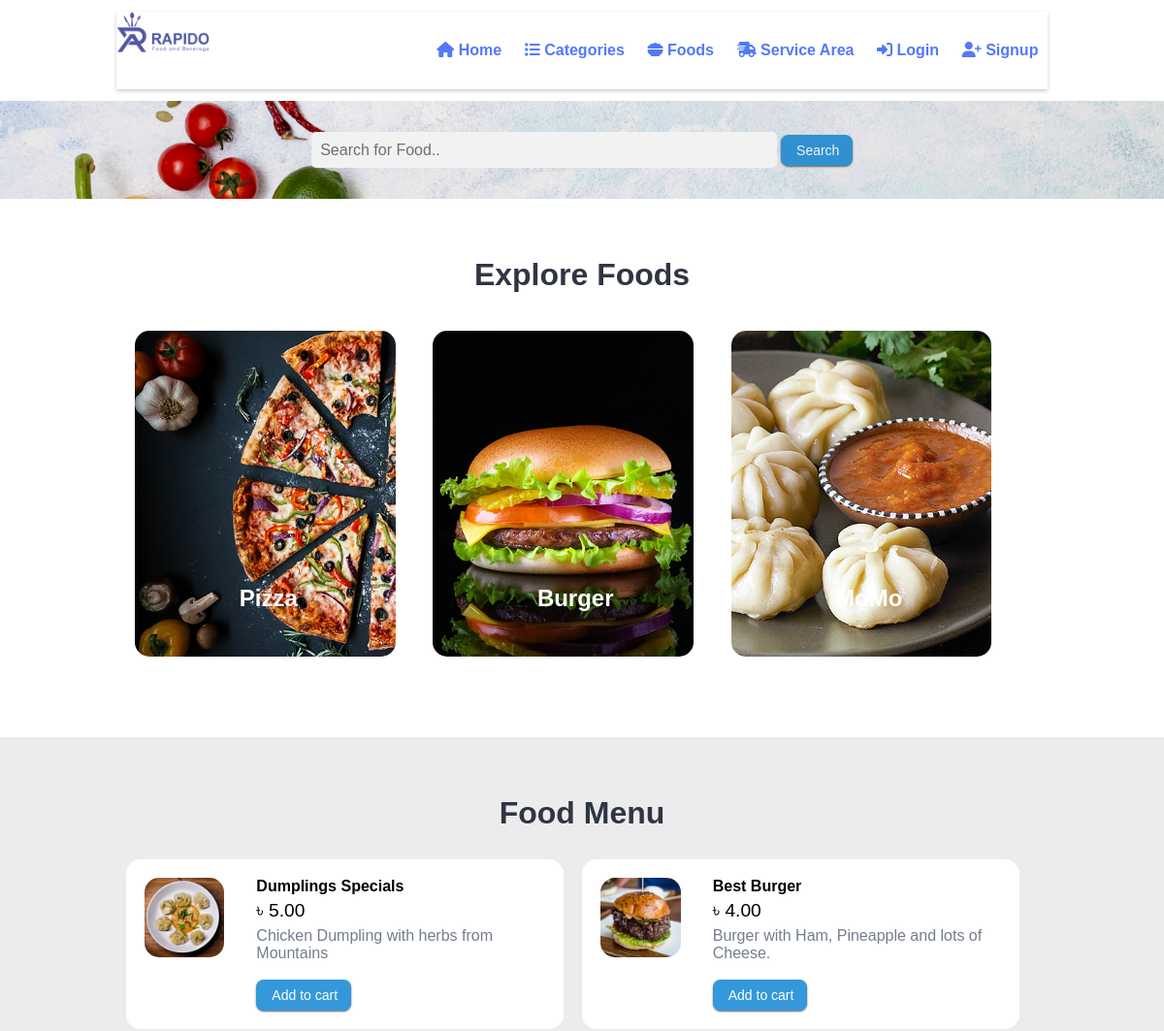
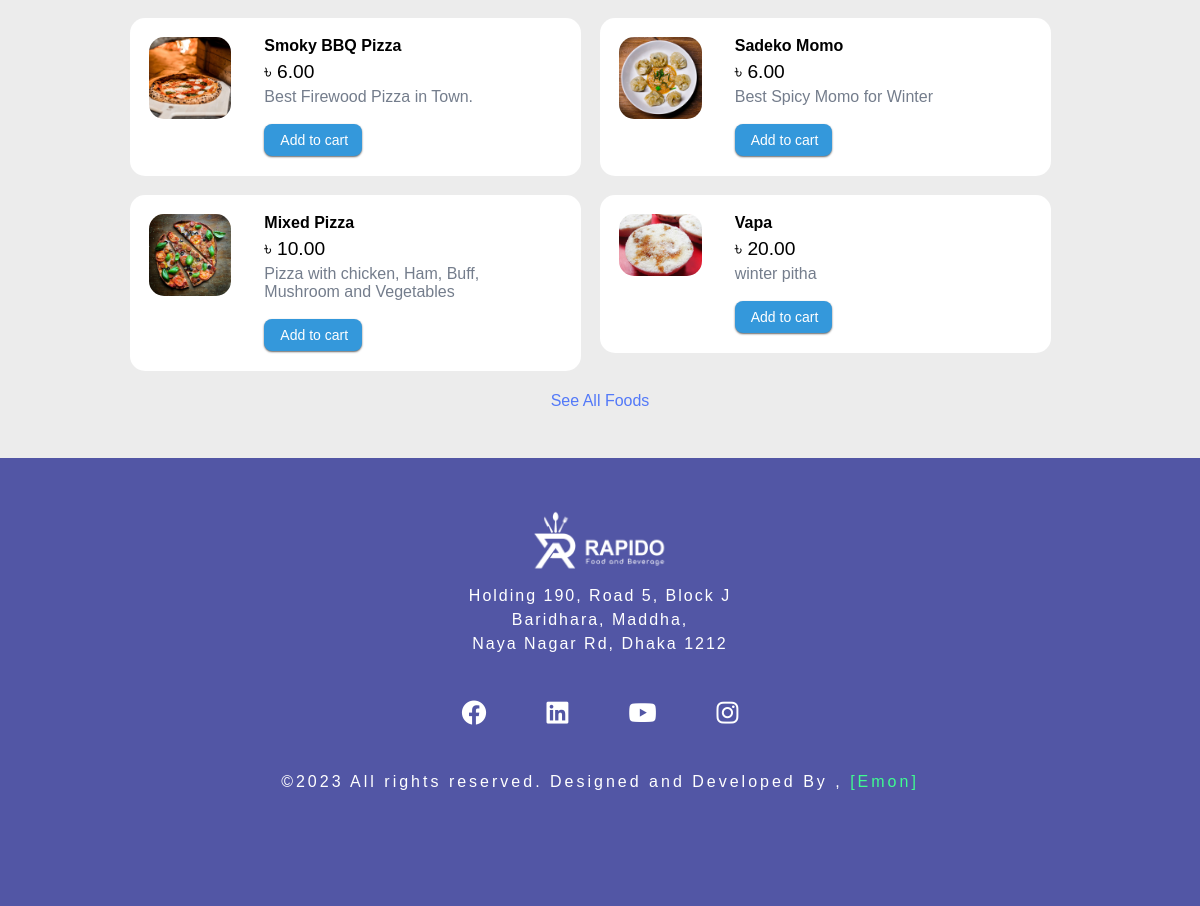
The page / on the database its author committed (2 pictures, top to bottom).
### tables this page shows
CREATE TABLE `tbl_category` (
  `id` int(10) unsigned NOT NULL AUTO_INCREMENT,
  `title` varchar(100) NOT NULL,
  `image_name` varchar(255) NOT NULL,
  `featured` varchar(10) NOT NULL,
  `active` varchar(10) NOT NULL,
  PRIMARY KEY (`id`)
);

CREATE TABLE `tbl_food` (
  `id` int(10) unsigned NOT NULL AUTO_INCREMENT,
  `title` varchar(100) NOT NULL,
  `description` text NOT NULL,
  `price` decimal(10,2) NOT NULL,
  `image_name` varchar(255) NOT NULL,
  `category_id` int(10) unsigned NOT NULL,
  `featured` varchar(10) NOT NULL,
  `active` varchar(10) NOT NULL,
  PRIMARY KEY (`id`)
);

### index.php (the view, shortened to what this page needs)
<?php include('partials-front/menu.php');  ?>
<section class="food-search text-center">
    <div class="container">
        <form action="<?php echo SITEURL; ?>food-search.php" method="POST">
            <input type="search" name="search" placeholder="Search for Food.." required>
            <input type="submit" name="submit" value="Search" class="btn btn-primary">
        </form>
    </div>
</section>
<section class="categories">
    <div class="container">
        <h2 class="text-center">Explore Foods</h2>
        <?php
            $sql = "SELECT * FROM tbl_category WHERE active='Yes' AND featured='Yes' LIMIT 3";
            $res = mysqli_query($conn, $sql);
            $count = mysqli_num_rows($res);
            if($count>0)
            {
                while($row=mysqli_fetch_assoc($res))
                {
                    $id = $row['id'];
                    $title = $row['title'];
                    $image_name = $row['image_name'];
                    ?>
                    <a href="<?php echo SITEURL; ?>category-foods.php?category_id=<?php echo $id; ?>">
                        <div class="box-3 float-container">
                            <?php
                                if($image_name=="")
                                {
                                    echo "<div class='error'>Image not Available</div>";
                                }
                                else
                                {
                                    ?>
                                    <img src="<?php echo SITEURL; ?>images/category/<?php echo $image_name; ?>" alt="Pizza" class="img-responsive img-curve">
                                    <?php
                                }
                            ?>
                            <h3 class="float-text explore_text"><?php echo $title; ?></h3>
                        </div>
                    </a>
                    <?php
                }
            }
            else
            {
                echo "<div class='error'>Category not Added.</div>";
            }
        ?>
    </div>
</section>
<section class="food-menu">
    <div class="container">
        <h2 class="text-center">Food Menu</h2>
        <?php
        $sql2 = "SELECT * FROM tbl_food WHERE active='Yes' AND featured='Yes' LIMIT 6";
        $res2 = mysqli_query($conn, $sql2);
        $count2 = mysqli_num_rows($res2);
        if($count2>0)
        {
            while($row=mysqli_fetch_assoc($res2))
            {
                $title = $row['title'];
                $price = $row['price'];
                $description = $row['description'];
                $image_name = $row['image_name'];
                ?>
            <form method="POST">
                <div class="food-menu-box">
                    <div class="food-menu-img">
                        <?php
                            if($image_name=="")
                            {
                                echo "<div class='error'>Image not available.</div>";
                            }
                            else
                            {
                                ?>
                                <img src="<?php echo SITEURL; ?>images/food/<?php echo $image_name; ?>" alt="Chicke Hawain Pizza" class="img-responsive img-curve">
                                <?php
                            }
                        ?>
                    </div>
                    <div class="food-menu-desc">
                        <h4><?php echo $title; ?></h4>
                        <p class="food-price">৳ <?php echo $price; ?></p>
                        <p class="food-detail">
                            <?php echo $description; ?>
                        </p>
                        <br>
                        <input type="submit" name="add_to_card" value="Add to cart" class="btn btn-primary">
                    </div>
                </div>
            </form>
                <?php
            }
        }
        else
        {
            echo "<div class='error'>Food not available.</div>";
        }
        ?>
    </div>
    <p class="text-center">
        <a href="http://localhost/food-order/foods.php">See All Foods</a>
    </p>
</section>
<?php include('partials-front/footer.php'); ?>

### partials-front/menu.php (shortened to what this page needs)
<?php include('config/constants.php');
  @$order_user =  $_SESSION['user-email'];
?>
<!DOCTYPE html>
<html lang="en">
<head>
    <link rel="stylesheet" href="css/style.css">
    <link rel="stylesheet" href="https://cdn.datatables.net/1.13.4/css/jquery.dataTables.min.css">
    <link rel="stylesheet" href=" https://cdn.datatables.net/rowreorder/1.3.3/css/rowReorder.dataTables.min.css">
    <link rel="stylesheet" href=" https://cdn.datatables.net/responsive/2.4.1/css/responsive.dataTables.min.css">
	<link rel="stylesheet" href="https://cdnjs.cloudflare.com/ajax/libs/font-awesome/6.4.0/css/all.min.css" />
</head>
<body>
    <section class="header_1">
        <div class="container">
            <div class="logo">
                <a href="#" title="Logo">
                    <img src="images/Rapido-Logo.png" alt="Restaurant Logo" class="img-responsive">
                </a>
            </div>
            <div class="menu text-right">
                <ul>
                    <li>
                        <a href="<?php echo SITEURL; ?>"> <i class="fa-solid fa-house"></i> Home</a>
                    </li>
                    <li>
                        <a href="<?php echo SITEURL; ?>categories.php"> <i class="fa-solid fa-list"></i> Categories</a>
                    </li>
                    <li>
                        <a href="<?php echo SITEURL; ?>foods.php"> <i class="fa-solid fa-bowl-food"></i> Foods</a>
                    </li>
                    <li>
                        <a href="<?php echo SITEURL; ?>service_area.php"> <i class="fa-solid fa-truck-fast"></i> Service Area</a>
                    </li>
                    <?php
                    if ($order_user) {
						$sql_for_name = "SELECT `last_name` FROM `customer_info` WHERE `cus_email`='$order_user'";
						$execute = mysqli_query($conn,$sql_for_name);
						$row = mysqli_fetch_assoc($execute);
						$last_name = $row['last_name'];
                    ?>
                        <li>
                            <a href=""> <i class="fa-solid fa-user"></i> <?php print $last_name ?>  </a>
                        </li>
						<li>
							<a href="logout.php"> <i class="fa-solid fa-right-from-bracket"></i> Logout</a>
						</li>
                    <?php
                    } else {
                    ?>
                        <li>
                            <a href="login.php"> <i class="fa-solid fa-right-to-bracket"></i> Login</a>
                        </li>
                        <li>
                            <a href="signup.php"> <i class="fa-solid fa-user-plus"></i> Signup</a>
                        </li>
                    <?php
                    }
                    ?>
                </ul>
            </div>
        </div>
    </section>

### partials-front/footer.php (shortened to what this page needs)
<footer>
        <section>
            <div class="custom-footer">
                <div class="address-text">
                    <a href="http://localhost/food-order/" title="Logo">
                    <img src="http://localhost/food-order/images/footer-logo.png" alt="Restaurant Logo" class="footer-logo-responsive">
                </a>
                    <p> Holding 190, Road 5, Block J</p>
                    <p>Baridhara, Maddha,</p>
                    <p>Naya Nagar Rd, Dhaka 1212</p>
                </div>
                <div class="company-socal-links">
                    <div class="social-links">
                        <p><b><a href="https://www.facebook.com/" target="_blank" class="socail-link"><i
                                        class="fa-brands fa-facebook"></i></a></b></p>
                        <p><b><a href="https://www.linkedin.com/" target="_blank" class="socail-link"><i
                                        class="fa-brands fa-linkedin"></i></a></b></p>
                        <p><b><a href="https://www.youtube.com/" target="_blank" class="socail-link"><i
                                        class="fa-brands fa-youtube"></i></a></b></p>
                        <p><b><a href="https://www.instagram.com/" target="_blank" class="socail-link"><i
                                        class="fa-brands fa-instagram"></i></a></b></p>
                    </div>
                </div>
                <div class="container  copy-right-text">
                    <p>©<span id="year"></span> All rights reserved. Designed and Developed By , <a href="https://www.facebook.com/eh.emon3059/" target="_blank"> [Emon] </a>  </p>
                </div>
            </div>
        </section>
    </footer>
</body>
</html>

### css/style.css (style rules this page uses)
body { margin: 0; padding: 0; }
* { margin: 0 0; padding: 0 0; font-family: Arial, Helvetica, sans-serif; }
.container { width: 80%; margin: 0 auto; padding: 1%; }
.img-responsive { width: 100%; }
.img-curve { border-radius: 15px; }
.text-right { text-align: right; }
.text-center { text-align: center; }
.explore_text { color: white; }
a { color: #5379f8; text-decoration: none; }
.btn { padding: 1%; border: none; font-size: 1rem; border-radius: 5px; }
.btn-primary { background: #3498db; background-image: -webkit-linear-gradient(top, #3498db, #2980b9); background-image: -moz-linear-gradient(top, #3498db, #2980b9); background-image: -ms-linear-gradient(top, #3498db, #2980b9); background-image: -o-linear-gradient(top, #3498db, #2980b9); background-image: linear-gradient(to bottom, #3498db, #2980b9); -webkit-border-radius: 8; -moz-border-radius: 8; border-radius: 8px; -webkit-box-shadow: 0px 1px 2px #666666; -moz-box-shadow: 0px 1px 2px #666666; box-shadow: 0px 1px 2px #666666; font-family: Arial; color: #ffffff; font-size: 14px; background: #3498db; padding: 8px 14px 8px 16px; text-decoration: none; cursor: pointer; }
h2 { color: #2f3542; font-size: 2rem; margin-bottom: 2%; }
h3 { font-size: 1.5rem; }
.float-container { position: relative; }
.float-text { position: absolute; bottom: 50px; left: 40%; }
.logo { width: 10%; float: left; }
.menu { width: 100%; line-height: 5rem; box-shadow: 0 2px 4px rgba(0, 0, 0, 0.2); }
.menu ul { list-style-type: none; }
.menu ul li { display: inline; padding: 1%; font-weight: bold; }
.food-search { background-image: url(../images/bg.jpg); background-size: cover; background-repeat: no-repeat; background-position: center; padding: 20px 0; filter: brightness(95%); }
.food-search input[type="search"] { width: 50%; padding: 1%; font-size: 1rem; border: none; border-radius: 5px; }
.categories { padding: 4% 0; }
.box-3 { width: 28%; float: left; margin: 2%; }
.food-menu { background-color: #ececec; padding: 4% 0; }
.food-menu-box { width: 43%; margin: 1%; padding: 2%; float: left; background-color: white; border-radius: 15px; }
.food-menu-img { width: 20%; float: left; }
.food-menu-desc { width: 70%; float: left; margin-left: 8%; }
.food-price { font-size: 1.2rem; margin: 2% 0; }
.food-detail { font-size: 1rem; color: #747d8c; }

### partials-front/menu.php (style rules this page uses)
body { font-family: Arial, sans-serif; margin: 0; padding: 0; }
.custom-footer { height: 28rem; width: 100%; background-color: #5256A5; clear: both; }
.address-text { padding-top: 50px; text-align: center; color: white; display: flex; flex-direction: column; }
.address-text p { text-align:center; color:white; font-size:1rem; letter-spacing: 2px; line-height: 1.5; }
.company-socal-links { margin: 10px; padding: 20px; font-size: 40px; color: white !important; text-decoration: none; cursor: pointer; }
.social-links { display: flex; flex-direction: row; justify-content: center; }
.socail-link { margin: 10px; padding: 20px; font-size: 25px; color: white; text-decoration: none; cursor: pointer; }
.footer-logo-responsive { width: 12%; height: auto; }
.copy-right-text { text-align:center; color:white; letter-spacing: 3px; }
.copy-right-text a { color : #3FFC90; }

### rows shown on the page
tbl_category: image_name (picture), title "Pizza"
tbl_category: image_name (picture), title "Burger"
tbl_category: image_name (picture), title "MoMo"
tbl_food: image_name (picture), title "Dumplings Specials", price "5.00", description "Chicken Dumpling with herbs from Mountains"
tbl_food: image_name (picture), title "Best Burger", price "4.00", description "Burger with Ham, Pineapple and lots of Cheese."
tbl_food: image_name (picture), title "Smoky BBQ Pizza", price "6.00", description "Best Firewood Pizza in Town."
tbl_food: image_name (picture), title "Sadeko Momo", price "6.00", description "Best Spicy Momo for Winter"
tbl_food: image_name (picture), title "Mixed Pizza", price "10.00", description "Pizza with chicken, Ham, Buff, Mushroom and Vegetables"
tbl_food: image_name (picture), title "Vapa", price "20.00", description "winter pitha"
